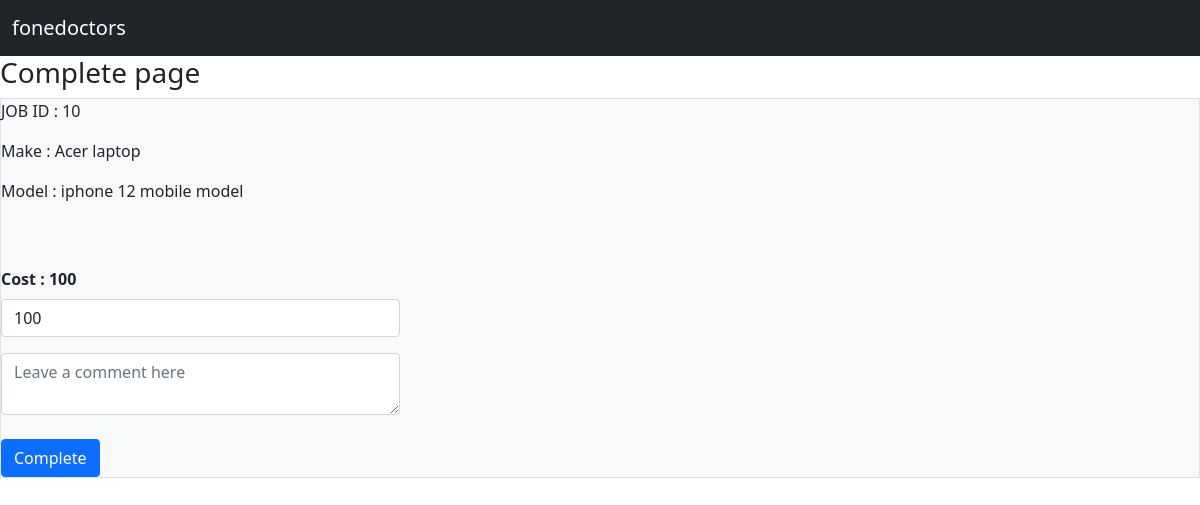
Page /complete/10 on the committed database.
### Jobs/models.py (models this page shows, shortened)
class Jobs(models.Model):
    customer = models.ForeignKey(Customer,on_delete = models.CASCADE, related_name = 'job_customer')
    device =  models.ForeignKey(Devices,on_delete = models.CASCADE, related_name = 'job_device', null = True, blank=True)
    make = models.ForeignKey(Make,on_delete = models.CASCADE, related_name = 'job_make', null=True, blank=True)
    model = models.ForeignKey(Model,on_delete = models.CASCADE, related_name = 'job_model', null=True, blank=True)
    fault =  models.ForeignKey(Fault,on_delete = models.CASCADE, related_name = 'job_faults', null=True, blank=True)
    description = models.TextField(null=True, blank=True)
    imei = models.CharField(max_length=250, null=True, blank=True)
    accessories = models.ForeignKey(Accessories,on_delete = models.CASCADE, related_name = 'job_acessories', null=True, blank=True)
    sale_item = models.ForeignKey(Sale_item,on_delete = models.CASCADE, related_name = 'sale_acessories', null=True, blank=True)
    passcode = models.CharField(max_length=250, null=True, blank=True)
    network = models.ForeignKey(Network,on_delete = models.CASCADE, related_name = 'job_network', null=True, blank=True)
    cost = models.IntegerField(null=True, blank=True)
    job_status = models.ForeignKey(Job_status,on_delete = models.CASCADE, related_name = 'job_job_status', null=True, blank=True)
    collection_time = models.DateTimeField(null=True, blank=True)
    payment_status = models.CharField(choices= PAYMENT_STATUS, max_length=250, null=True, blank=True)
    created_date = models.DateTimeField(null=True, blank=True)
    created_by = models.ForeignKey(User, on_delete = models.CASCADE, null=True, blank=True)

class Make(models.Model):
    device = models.ForeignKey(Devices,on_delete=models.CASCADE, related_name='make_device')
    make = models.CharField(max_length=250)
    def __str__(self):
        return self.make

class Model(models.Model):
    make = models.ForeignKey(Make,on_delete=models.CASCADE)
    model = models.CharField(max_length=250)
    def __str__(self):
        return self.model

### Jobs/views.py (the view, shortened to what this page needs)
# urls.py: path('complete/<str:id>', views.complete, name='complete'),
def complete(request,id):
    complete_job = Jobs.objects.get(id=id)
    context = {'complete_job_context':complete_job}
    return render(request,'complete.html',context)

### templates/complete.html (shortened to what this page needs)
{% extends 'base.html' %}
{% block content %}
<h3>Complete  page</h3>
<form method="POST" action= "#">
<div class="form-floating col col-12 border bg-light ">
    <div class="form-floating col col-4 ">
        <div class="input-group mb-3">
          JOB ID :  {{ complete_job_context.id }}
          </div>
        <div class="input-group mb-3">
            Make :  {{ complete_job_context.make }}
        </div>
        <div class="input-group mb-3">
            Model :  {{ complete_job_context.model }}
        </div>
        <br>
        <br>
        <div class="mb-3">
            <label for="exampleInputEmail1" class="form-label"> <strong> Cost : {{ complete_job_context.cost }}</strong></label>
            <input type="number" value="{{ complete_job_context.cost }}" name = "cost_com_name" class="form-control" id="cost_com_id" >
          </div>
        <div>
            <textarea class="form-control" {{ complete_job_context.c_job.description }} name="Complete_area_name" placeholder="Leave a comment here" id="Complete_area_id"></textarea>
        </div>
      <br>
        <button type="submit" class="btn btn-primary"> Complete</button>
    </form>
{% endblock %}

### rows in the picture
Jobs: id "10", make "Acer laptop", model "iphone 12 mobile model", cost "100", cost_com_name "100"
